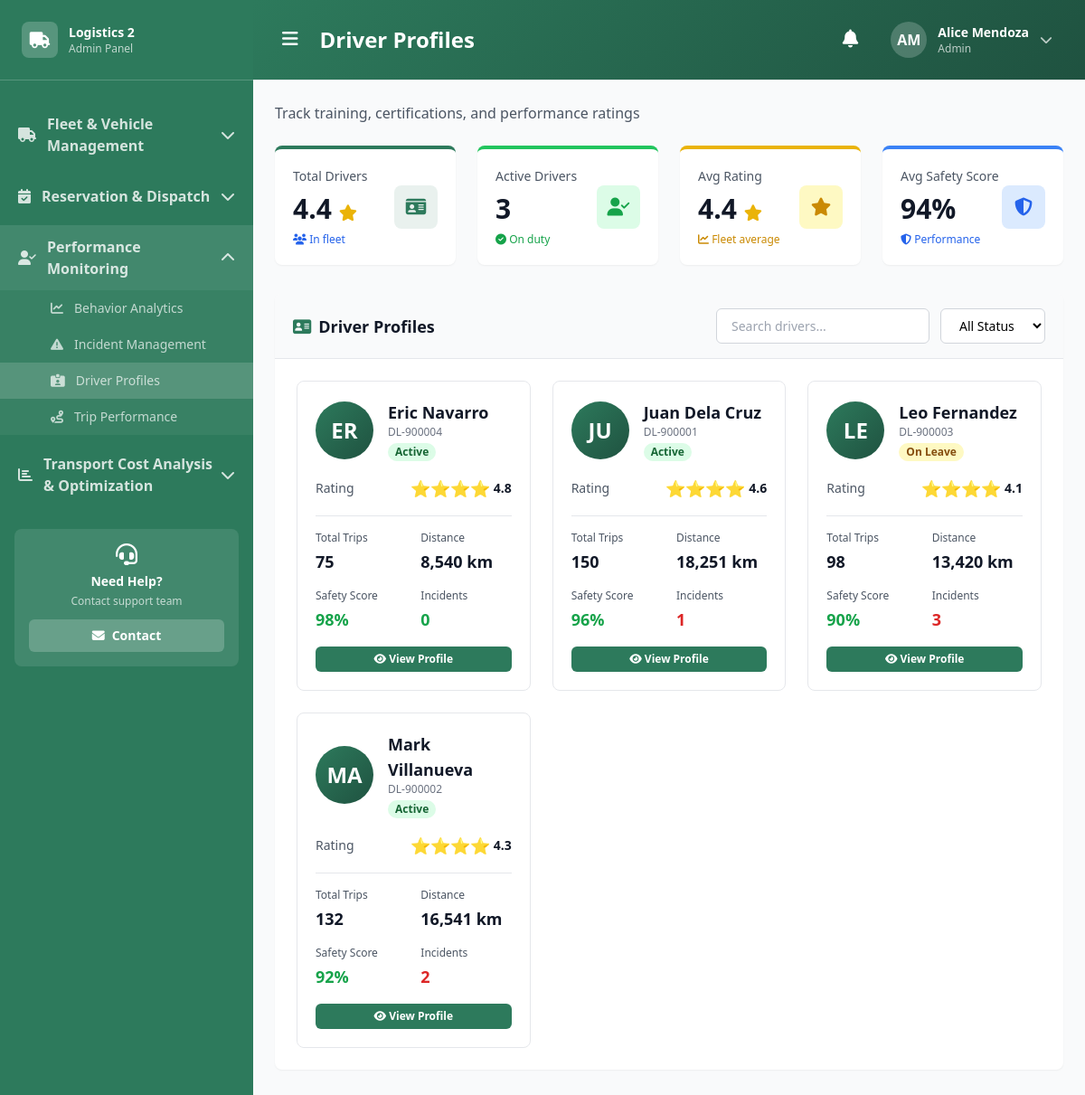
The app's page /ADMIN/module_3/driver-profiles.php (signed in) with its own data.
### tables this page shows
CREATE TABLE `drivers` (
  `id` int(11) NOT NULL,
  `user_id` int(11) NOT NULL,
  `license` varchar(30) DEFAULT NULL,
  `status` enum('Active','On Leave','Inactive') DEFAULT 'Active',
  `address` varchar(255) DEFAULT NULL,
  `emergency_contact` varchar(100) DEFAULT NULL,
  `blood_type` varchar(5) DEFAULT NULL,
  `join_date` date DEFAULT NULL,
  `expiry` date DEFAULT NULL,
  `rating` decimal(3,1) DEFAULT 0.0,
  `safety_score` int(11) DEFAULT 0,
  `on_time_rate` int(11) DEFAULT 0,
  `total_trips` int(11) DEFAULT 0,
  `total_distance` decimal(10,2) DEFAULT 0.00,
  `incidents` int(11) DEFAULT 0,
  `created_at` timestamp NOT NULL DEFAULT current_timestamp(),
  `updated_at` timestamp NOT NULL DEFAULT current_timestamp() ON UPDATE current_timestamp()
);

### ADMIN/includes/functions.php (called while the page is built, shortened)
<?php
$conn = new mysqli('localhost', 'root', '', 'logistics2');
function getDriverProfiles() {
    global $conn;
    $sql = "
        SELECT
            d.id,
            d.user_id,
            CONCAT(u.full_name) AS name,
            u.email,
            d.license,
            d.status,
            d.address,
            d.emergency_contact,
            d.blood_type,
            d.join_date,
            d.expiry,
            d.rating,
            d.safety_score,
            d.on_time_rate,
            d.total_trips,
            d.total_distance,
            d.incidents
        FROM drivers d
        JOIN users u ON d.user_id = u.user_id
        ORDER BY u.full_name
    ";
    $result = $conn->query($sql);
    return $result->fetch_all(MYSQLI_ASSOC);
}
?>

### ADMIN/module_3/driver-profiles.php (the view, shortened to what this page needs)
<?php
include '../includes/functions.php';
$drivers = getDriverProfiles();
$totalDrivers = count($drivers);
$avgRating = $totalDrivers > 0
    ? array_sum(array_column($drivers, 'rating')) / $totalDrivers
    : 0;
?>
<!DOCTYPE html>
<html lang="en">
<head>
    <script src="https://cdn.tailwindcss.com"></script>
    <link rel="stylesheet" href="https://cdnjs.cloudflare.com/ajax/libs/font-awesome/6.4.0/css/all.min.css">
</head>
<body class="bg-gray-50 font-sans">
    <?php include '../includes/sidebar.php'; ?>
    <div class="ml-0 md:ml-[280px] min-h-screen transition-all duration-300">
        <?php include '../includes/header.php'; ?>
        <main class="p-6">
            <div class="mb-6">
                <p class="text-gray-600">Track training, certifications, and performance ratings</p>
            </div>
            <div class="grid grid-cols-1 md:grid-cols-2 lg:grid-cols-4 gap-6 mb-8">
                <div class="bg-white rounded-lg p-5 shadow-sm border-t-4 border-primary-green">
                    <div class="flex items-center justify-between">
                        <div>
                            <div class="text-gray-600 text-sm font-medium">Total Drivers</div>
                            <div class="text-3xl font-bold text-gray-900 my-2">
                                <?php
                                echo count($drivers) > 0
                                    ? number_format(array_sum(array_column($drivers, 'rating')) / count($drivers), 1)
                                    : '0.0';
                                ?>
                                <i class="fas fa-star text-yellow-500 text-lg"></i>
                            </div>
                            <div class="text-xs font-medium text-blue-600">
                                <i class="fas fa-users"></i> In fleet
                            </div>
                        </div>
                        <div class="w-12 h-12 bg-primary-green/10 rounded-lg flex items-center justify-center">
                            <i class="fas fa-id-card text-primary-green text-xl"></i>
                        </div>
                    </div>
                </div>
                <div class="bg-white rounded-lg p-5 shadow-sm border-t-4 border-green-500">
                    <div class="flex items-center justify-between">
                        <div>
                            <div class="text-gray-600 text-sm font-medium">Active Drivers</div>
                            <div class="text-3xl font-bold text-gray-900 my-2"><?php echo count(array_filter($drivers, fn($d) => $d['status'] === 'Active')); ?></div>
                            <div class="text-xs font-medium text-green-600">
                                <i class="fas fa-check-circle"></i> On duty
                            </div>
                        </div>
                        <div class="w-12 h-12 bg-green-100 rounded-lg flex items-center justify-center">
                            <i class="fas fa-user-check text-green-600 text-xl"></i>
                        </div>
                    </div>
                </div>
                <div class="bg-white rounded-lg p-5 shadow-sm border-t-4 border-yellow-500">
                    <div class="flex items-center justify-between">
                        <div>
                            <div class="text-gray-600 text-sm font-medium">Avg Rating</div>
                            <div class="text-3xl font-bold text-gray-900 my-2">
                                <?php echo number_format($avgRating, 1); ?>
                                <i class="fas fa-star text-yellow-500 text-lg"></i>
                            </div>
                            <div class="text-xs font-medium text-yellow-600">
                                <i class="fas fa-chart-line"></i> Fleet average
                            </div>
                        </div>
                        <div class="w-12 h-12 bg-yellow-100 rounded-lg flex items-center justify-center">
                            <i class="fas fa-star text-yellow-600 text-xl"></i>
                        </div>
                    </div>
                </div>
                <div class="bg-white rounded-lg p-5 shadow-sm border-t-4 border-blue-500">
                    <div class="flex items-center justify-between">
                        <div>
                            <div class="text-gray-600 text-sm font-medium">Avg Safety Score</div>
                            <div class="text-3xl font-bold text-gray-900 my-2">
                                <?php
                                echo count($drivers) > 0
                                    ? round(array_sum(array_column($drivers, 'safety_score')) / count($drivers))
                                    : 0;
                                ?>%
                            </div>
                            <div class="text-xs font-medium text-blue-600">
                                <i class="fas fa-shield-alt"></i> Performance
                            </div>
                        </div>
                        <div class="w-12 h-12 bg-blue-100 rounded-lg flex items-center justify-center">
                            <i class="fas fa-shield-alt text-blue-600 text-xl"></i>
                        </div>
                    </div>
                </div>
            </div>
            <div class="bg-white rounded-lg shadow-sm overflow-hidden mb-8">
                <div class="bg-gray-50 border-b border-gray-200 px-5 py-4">
                    <div class="flex flex-col md:flex-row md:items-center md:justify-between gap-4">
                        <h2 class="text-lg font-bold text-gray-900 flex items-center gap-2">
                            <i class="fas fa-address-card text-primary-green"></i>
                            Driver Profiles
                        </h2>
                        <div class="flex gap-3">
                            <input type="text" id="searchInput" placeholder="Search drivers..." onkeyup="filterDrivers()" class="px-4 py-2 border border-gray-300 rounded-md text-sm">
                            <select id="filterStatus" onchange="filterDrivers()" class="px-4 py-2 border border-gray-300 rounded-md text-sm bg-white">
                                <option value="">All Status</option>
                            </select>
                        </div>
                    </div>
                </div>
                <div class="p-6 grid grid-cols-1 md:grid-cols-2 lg:grid-cols-3 gap-6" id="driverGrid">
                    <?php foreach ($drivers as $driver):
                        $statusColors = [
                            'Active' => 'bg-green-100 text-green-800',
                            'On Leave' => 'bg-yellow-100 text-yellow-800',
                            'Inactive' => 'bg-red-100 text-red-800'
                        ];
                        $ratingStars = str_repeat('⭐', floor($driver['rating']));
                    ?>
                    <div class="bg-white border border-gray-200 rounded-lg p-5 hover:shadow-lg transition-all cursor-pointer" onclick='viewDriverProfile(<?php echo json_encode($driver); ?>)'>
                        <div class="flex items-center gap-4 mb-4">
                            <div class="w-16 h-16 bg-gradient-to-br from-primary-green to-dark-green rounded-full flex items-center justify-center text-white text-2xl font-bold flex-shrink-0">
                                <?php echo strtoupper(substr($driver['name'], 0, 2)); ?>
                            </div>
                            <div class="flex-1">
                                <h3 class="font-bold text-gray-900 text-lg"><?php echo $driver['name']; ?></h3>
                                <p class="text-xs text-gray-500"><?php echo $driver['license']; ?></p>
                                <span class="inline-block px-2 py-0.5 rounded-full text-xs font-semibold mt-1 <?php echo $statusColors[$driver['status']]; ?>">
                                    <?php echo $driver['status']; ?>
                                </span>
                            </div>
                        </div>
                        <div class="mb-4 pb-4 border-b border-gray-200">
                            <div class="flex items-center justify-between">
                                <span class="text-sm text-gray-600">Rating</span>
                                <div class="flex items-center gap-1">
                                    <span class="text-lg"><?php echo $ratingStars; ?></span>
                                    <span class="text-sm font-semibold text-gray-900"><?php echo $driver['rating']; ?></span>
                                </div>
                            </div>
                        </div>
                        <div class="grid grid-cols-2 gap-4 mb-4">
                            <div>
                                <div class="text-xs text-gray-600 mb-1">Total Trips</div>
                                <div class="text-lg font-bold text-gray-900"><?php echo $driver['total_trips']; ?></div>
                            </div>
                            <div>
                                <div class="text-xs text-gray-600 mb-1">Distance</div>
                                <div class="text-lg font-bold text-gray-900"><?php echo number_format($driver['total_distance']); ?> km</div>
                            </div>
                            <div>
                                <div class="text-xs text-gray-600 mb-1">Safety Score</div>
                                <div class="text-lg font-bold text-green-600"><?php echo $driver['safety_score']; ?>%</div>
                            </div>
                            <div>
                                <div class="text-xs text-gray-600 mb-1">Incidents</div>
                                <div class="text-lg font-bold <?php echo $driver['incidents'] > 0 ? 'text-red-600' : 'text-green-600'; ?>">
                                    <?php echo $driver['incidents']; ?>
                                </div>
                            </div>
                        </div>
                        <div class="flex gap-2">
                            <button class="flex-1 px-3 py-1.5 bg-primary-green text-white rounded-md text-xs font-semibold hover:bg-dark-green transition-all" onclick="event.stopPropagation(); viewDriverProfile(<?php echo htmlspecialchars(json_encode($driver)); ?>)">
                                <i class="fas fa-eye"></i> View Profile
                            </button>
                        </div>
                    </div>
                    <?php endforeach; ?>
                </div>
            </div>
        </main>
    </div>
</body>
</html>

### records on screen
drivers: name "ER", name "Eric Navarro", license "DL-900004", status "Active", rating "⭐⭐⭐⭐", rating "4.8", total_trips "75", total_distance "8,540", safety_score "98", incidents "0"
drivers: name "JU", name "Juan Dela Cruz", license "DL-900001", status "Active", rating "⭐⭐⭐⭐", rating "4.6", total_trips "150", total_distance "18,251", safety_score "96", incidents "1"
drivers: name "LE", name "Leo Fernandez", license "DL-900003", status "On Leave", rating "⭐⭐⭐⭐", rating "4.1", total_trips "98", total_distance "13,420", safety_score "90", incidents "3"
drivers: name "MA", name "Mark Villanueva", license "DL-900002", status "Active", rating "⭐⭐⭐⭐", rating "4.3", total_trips "132", total_distance "16,541", safety_score "92", incidents "2"

### other values on screen
$initials "AM"
$user['full_name'] "Alice Mendoza"
$user['role'] "Admin"
array_sum(array_column($drivers, 'rating')) / count($drivers) "4.4"
count(array_filter($drivers, fn($d) => $d['status'] === 'Active')) "3"
$avgRating "4.4"
array_sum(array_column($drivers, 'safety_score')) / count($drivers) "94"
